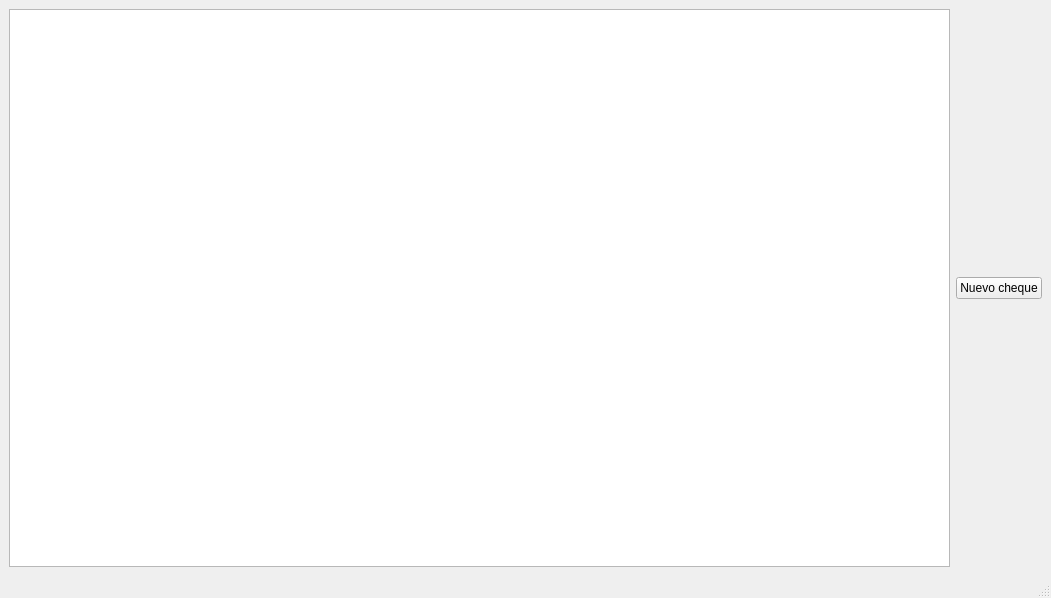
<?xml version="1.0" encoding="UTF-8"?>
<ui version="4.0">
 <class>productosSeguidosMainWindow</class>
 <widget class="QMainWindow" name="productosSeguidosMainWindow">
  <property name="geometry">
   <rect>
    <x>0</x>
    <y>0</y>
    <width>1051</width>
    <height>598</height>
   </rect>
  </property>
  <property name="windowTitle">
   <string>Cheques</string>
  </property>
  <widget class="QWidget" name="centralwidget">
   <layout class="QGridLayout" name="gridLayout">
    <item row="0" column="0">
     <widget class="QTableWidget" name="chequesTableWidget">
      <property name="editTriggers">
       <set>QAbstractItemView::NoEditTriggers</set>
      </property>
      <property name="tabKeyNavigation">
       <bool>false</bool>
      </property>
      <property name="showDropIndicator" stdset="0">
       <bool>false</bool>
      </property>
      <property name="dragDropOverwriteMode">
       <bool>false</bool>
      </property>
      <property name="selectionMode">
       <enum>QAbstractItemView::SingleSelection</enum>
      </property>
      <attribute name="horizontalHeaderVisible">
       <bool>true</bool>
      </attribute>
      <attribute name="verticalHeaderVisible">
       <bool>false</bool>
      </attribute>
     </widget>
    </item>
    <item row="0" column="1">
     <widget class="QPushButton" name="nuevoPushButton">
      <property name="text">
       <string>Nuevo cheque</string>
      </property>
     </widget>
    </item>
   </layout>
  </widget>
  <widget class="QMenuBar" name="menubar">
   <property name="geometry">
    <rect>
     <x>0</x>
     <y>0</y>
     <width>1051</width>
     <height>35</height>
    </rect>
   </property>
  </widget>
  <widget class="QStatusBar" name="statusbar"/>
 </widget>
 <resources/>
 <connections/>
</ui>
